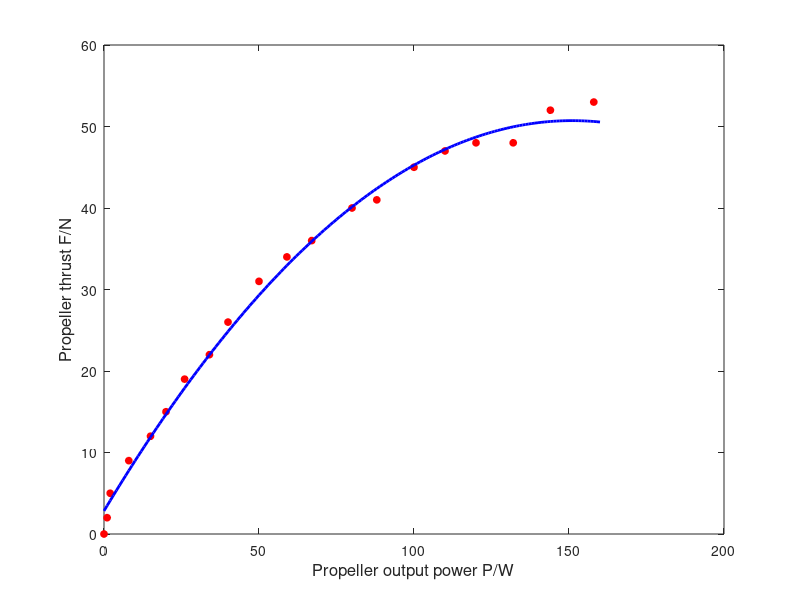

This chart was generated by the following MATLAB code:
clc;
clear;
x1=[0 1 2 8 15 20 26 34 40 50 59 67 80 88 100 110 120 132 144 158];
y1=[0 2 5 9 12 15 19 22 26 31 34 36 40 41 45 47 48 48 52 53];
x=0:1:160;
y=-0.0021*x.^2+0.6342*x+2.8372;
figure
plot(x1,y1,'o','MarkerEdgeColor','r',...
    'MarkerSize', 5,...
    'MarkerFaceColor', 'r');
hold on
plot(x,y,'b','LineWidth',2);
xlabel('Propeller output power P/W','fontsize',12)
ylabel('Propeller thrust F/N','fontsize',12')
